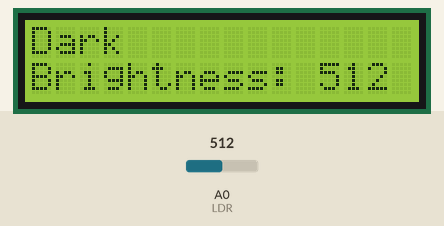
Simulated run of this sketch. Board: Arduino Uno, built with avr-gcc and run on an emulated ATmega328P. On the bench: 16×2 character LCD. The test bench sets the inputs (shaded band); at power-on: A0 (LDR) = 512. What the sketch prints to the serial monitor is not drawn.

Above: at 1.2 s.
1.3 s: A0 (LDR) set to 590
At 2.1 s:
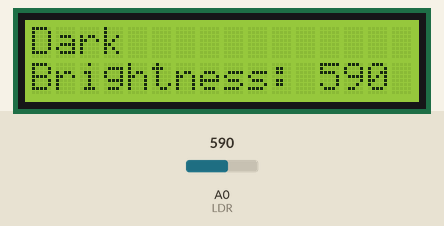
2.8 s: A0 (LDR) set to 609
At 3.6 s:
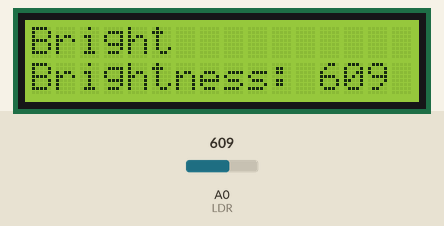
4.3 s: A0 (LDR) set to 511
At 4.9 s:
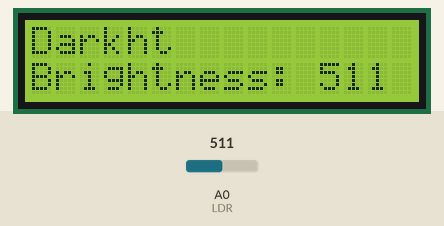
5.8 s: A0 (LDR) set to 610
At 6.8 s:
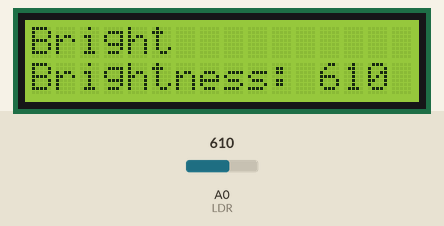
Timing chart, 0 to 8.3 s (numbered marks = the images above; inputs shaded):
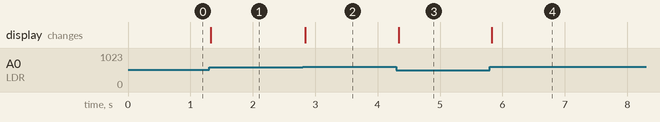

Measured:
- the behaviour switches between 600 and 601 on A0 (LDR) (found by bisection; images 1 and 2)
- after the input at 1.3 s, the display: changes at once (image 1)
- after the input at 2.8 s, the display: changes at once (image 2)
- after the input at 4.3 s, the display: changes at once (image 3)
- after the input at 5.8 s, the display: changes at once (image 4)

The sketch:

Task4_m.ino
```cpp
#include <LiquidCrystal.h>

int RS = 12, EN = 11, D4 = 5, D5 = 4, D6 = 3, D7 = 2;
LiquidCrystal LCD(RS, EN, D4, D5, D6, D7);

int LDR = A0;

void setup() {
  pinMode(LDR, INPUT);
  LCD.begin(16, 2);
  Serial.begin(9600);
}

void loop() {
  LCD.setCursor(0, 0);
  int Brightness = analogRead(LDR);

  if (Brightness > 600) {
    LCD.print("Bright");
    Serial.print("Bright");
  }
  else {
    LCD.print("Dark");
    Serial.print("Dark");
  }

  LCD.setCursor(0, 1);
  LCD.print("Brightness: ");
  LCD.print(Brightness);

  Serial.print("Brightness: ");
  Serial.println(Brightness);
}
```
